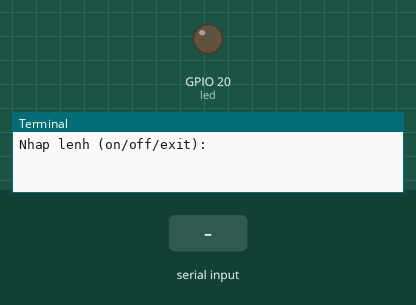
The program below on a simulated Raspberry Pi (BCM pin numbers). Shown: output pins drawn as LEDs (lit = HIGH), the last lines printed to the terminal. Inputs (shaded band) come from the test bench.

Above: at 1.2 s.
1.3 s: "on" typed at the terminal, then Enter
At 2.5 s:
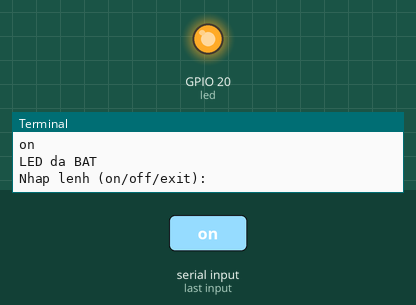
2.8 s: "off" typed at the terminal, then Enter
At 3.8 s:
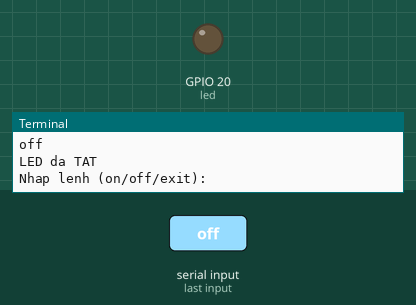
Timing chart, 0 to 5.8 s (numbered marks = the images above; inputs shaded):
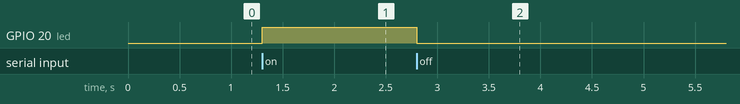

Measured:
- after the input at 1.3 s, GPIO 20 (led): LOW → HIGH at once
- after the input at 2.8 s, GPIO 20 (led): HIGH → LOW at once

The program:

led3.py
```python
from gpiozero import LED


led = LED(20)


while True:
    cmd = input('Nhap lenh (on/off/exit): ').strip().lower()
    if cmd == 'on':
        led.on()
        print('LED da BAT')
    elif cmd == 'off':
        led.off()
        print('LED da TAT')
    elif cmd == 'exit':
        led.off()
        print('Thoat chuong trinh.')
        break
    else:
        print('Lenh khong hop le: ' + cmd)
```
